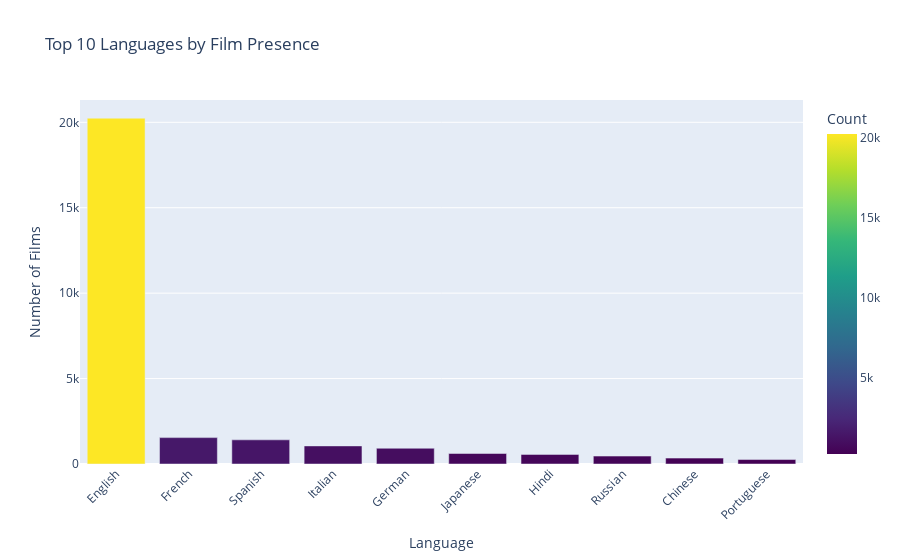

The notebook cell this image was saved under:
### Markdown cell above
Languages

### Code cell
fig_languages = px.bar(
    languages_count.head(10),
    x='Language',
    y='Count',
    title='Top 10 Languages by Film Presence',
    color='Count',
    color_continuous_scale='Viridis'
)
fig_languages.update_layout(
    xaxis_title='Language',
    yaxis_title='Number of Films',
    xaxis_tickangle=-45
)

fig_languages.show()

### Figure 1 — Plotly figure (JSON) as saved in the notebook; plotly's stock layout.template omitted (floating-point values rounded to 4 significant figures)
{"data": [{"alignmentgroup": "True", "hovertemplate": "Language=%{x}<br>Count=%{marker.color}<extra></extra>", "legendgroup": "", "marker": {"color": [20240, 1544, 1414, 1058, 922, 615, 562, 463, 344, 261], "coloraxis": "coloraxis", "pattern": {"shape": ""}}, "name": "", "offsetgroup": "", "orientation": "v", "showlegend": false, "textposition": "auto", "type": "bar", "x": ["English", "French", "Spanish", "Italian", "German", "Japanese", "Hindi", "Russian", "Chinese", "Portuguese"], "xaxis": "x", "y": [20240, 1544, 1414, 1058, 922, 615, 562, 463, 344, 261], "yaxis": "y"}], "layout": {"barmode": "relative", "coloraxis": {"colorbar": {"title": {"text": "Count"}}, "colorscale": [[0, "#440154"], [0.1111, "#482878"], [0.2222, "#3e4989"], [0.3333, "#31688e"], [0.4444, "#26828e"], [0.5556, "#1f9e89"], [0.6667, "#35b779"], [0.7778, "#6ece58"], [0.8889, "#b5de2b"], [1, "#fde725"]]}, "legend": {"tracegroupgap": 0}, "title": {"text": "Top 10 Languages by Film Presence"}, "xaxis": {"anchor": "y", "domain": [0, 1], "tickangle": -45, "title": {"text": "Language"}}, "yaxis": {"anchor": "x", "domain": [0, 1], "title": {"text": "Number of Films"}}}}
